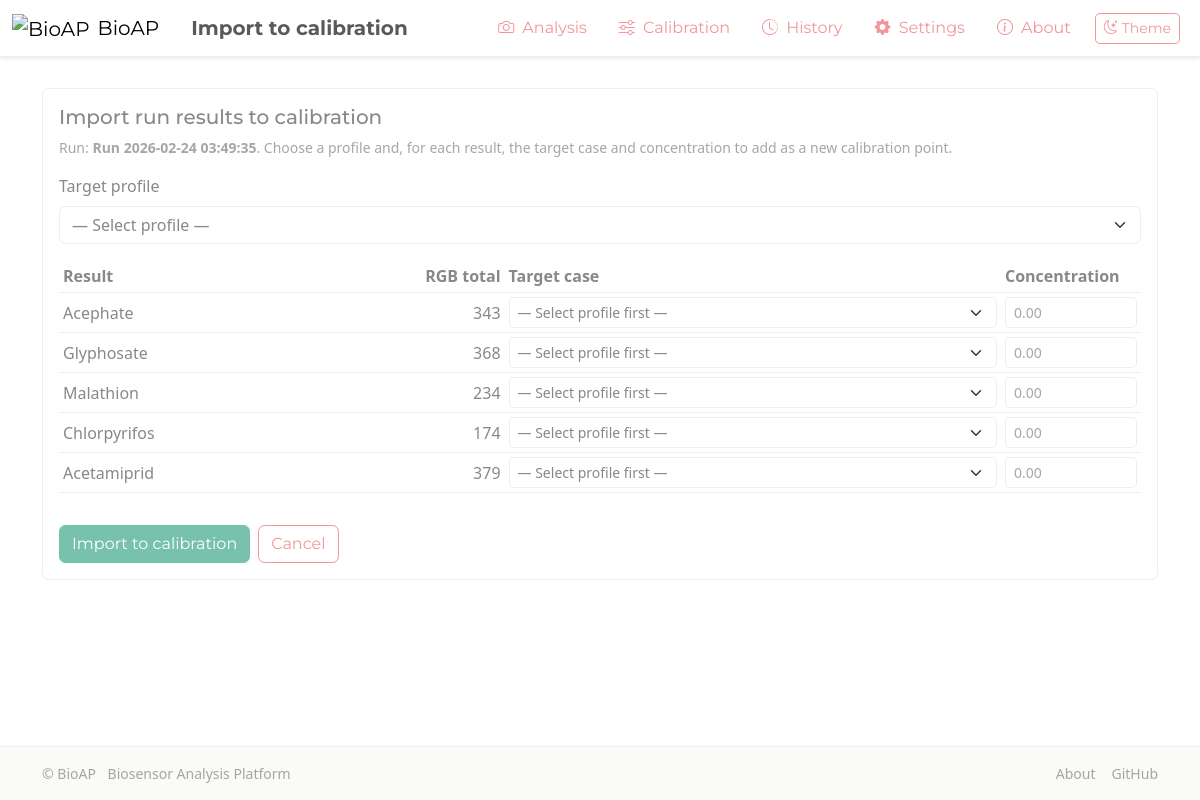
The page /history/2/import-to-calibration on the database its author committed.
### app/models/run.py (models this page shows)
class Run(db.Model):
    __tablename__ = 'run'
    id = db.Column(db.Integer, primary_key=True)
    profile_id = db.Column(db.Integer, db.ForeignKey('calibration_profile.id'), nullable=False)
    mode = db.Column(db.String(20), nullable=False)  # 'default' | 'customize' | 'scientific'
    name = db.Column(db.String(200), nullable=False)
    created_at = db.Column(db.DateTime, default=datetime.utcnow, nullable=False)
    image_path = db.Column(db.String(500), nullable=False)
    used_normalization = db.Column(db.Boolean, default=False, nullable=False)
    background_point_x = db.Column(db.Integer, default=0, nullable=False)
    background_point_y = db.Column(db.Integer, default=0, nullable=False)
    sampling_scheme = db.Column(db.String(50), default='5-pixel', nullable=False)
    profile = db.relationship('CalibrationProfile')

class RunResult(db.Model):
    __tablename__ = 'run_result'
    id = db.Column(db.Integer, primary_key=True)
    run_id = db.Column(db.Integer, db.ForeignKey('run.id'), nullable=False)
    pesticide_key = db.Column(db.String(50), nullable=False)
    pixel_x = db.Column(db.Integer, nullable=False)
    pixel_y = db.Column(db.Integer, nullable=False)
    rgb_sum = db.Column(db.Integer, nullable=False)
    concentration = db.Column(db.Float, nullable=False)
    level = db.Column(db.String(20), nullable=False)  # 'Low' | 'Medium' | 'High' | 'Out of range'
    scientific_data = db.Column(db.Text, nullable=True)  # JSON: {rgb, hex, hsv, hsl} for scientific mode
    run = db.relationship('Run', backref=db.backref('results', lazy=True, cascade="all, delete-orphan"))

### app/models/profile.py (models this page shows)
class Pesticide(db.Model):
    __tablename__ = 'pesticide'
    id = db.Column(db.Integer, primary_key=True)
    profile_id = db.Column(db.Integer, db.ForeignKey('calibration_profile.id'), nullable=False)
    key = db.Column(db.String(50), nullable=False)
    display_name = db.Column(db.String(100), nullable=False)
    order_index = db.Column(db.Integer, default=0, nullable=False)
    active = db.Column(db.Boolean, default=True, nullable=False)
    profile = db.relationship('CalibrationProfile', backref=db.backref('pesticides', lazy=True, cascade="all, delete-orphan"))

### app/routes/history.py (the view, shortened to what this page needs)
@bp.route('/<int:run_id>/import-to-calibration', methods=['GET', 'POST'])
def import_to_calibration(run_id: int):
    run = Run.query.get_or_404(run_id)
    results = []
    if run.mode == 'scientific':
        for rr in run.results:
            name = rr.pesticide_key.replace('point_', 'Point ') if rr.pesticide_key.startswith('point_') else rr.pesticide_key
            results.append({
                "index": len(results),
                "pesticide_key": rr.pesticide_key,
                "pesticide_name": name,
                "rgb_sum": rr.rgb_sum,
            })
    else:
        key_to_name = {}
        if run.profile_id:
            for p in Pesticide.query.filter_by(profile_id=run.profile_id).all():
                key_to_name[p.key] = p.display_name
        for rr in run.results:
            results.append({
                "index": len(results),
                "pesticide_key": rr.pesticide_key,
                "pesticide_name": key_to_name.get(rr.pesticide_key, rr.pesticide_key),
                "rgb_sum": rr.rgb_sum,
            })
    if not results:
        flash('This run has no results to import.', 'warning')
        return redirect(url_for('history.history_detail', run_id=run_id))
    all_profiles = CalibrationProfile.query.order_by(CalibrationProfile.created_at.asc()).all()
    profile_pesticides = {}
    for prof in all_profiles:
        profile_pesticides[prof.id] = [
            {"id": p.id, "key": p.key, "display_name": p.display_name}
            for p in Pesticide.query.filter_by(profile_id=prof.id).order_by(Pesticide.order_index.asc()).all()
        ]
    return render_template('import_to_calibration.html', title="Import to calibration", run=run, results=results, all_profiles=all_profiles, profile_pesticides=profile_pesticides)

### templates/import_to_calibration.html (shortened to what this page needs)
{% extends 'base.html' %}
{% block content %}
  <div class="card">
    <div class="card-body">
      <h5 class="card-title mb-2">Import run results to calibration</h5>
      <p class="text-muted small mb-3">Run: <strong>{{ run.name }}</strong>. Choose a profile and, for each result, the target case and concentration to add as a new calibration point.</p>
      <form method="post" action="{{ url_for('history.import_to_calibration', run_id=run.id) }}">
        <div class="mb-3">
          <label class="form-label">Target profile</label>
          <select name="profile_id" id="profile_id" class="form-select" required>
            <option value="">— Select profile —</option>
          </select>
        </div>
        <div class="table-responsive">
          <table class="table table-sm align-middle">
            <thead>
              <tr>
                <th>Result</th>
                <th class="text-end">RGB total</th>
                <th>Target case</th>
                <th style="width: 140px;">Concentration</th>
              </tr>
            </thead>
            <tbody>
              {% for r in results %}
              <tr>
                <td>{{ r.pesticide_name }}</td>
                <td class="text-end">{{ r.rgb_sum }}</td>
                <td>
                  <select name="target_pesticide_id-{{ r.index }}" class="form-select form-select-sm target-case-select" data-index="{{ r.index }}">
                    <option value="">— Select profile first —</option>
                  </select>
                </td>
                <td>
                  <input type="number" step="0.01" name="concentration-{{ r.index }}" class="form-control form-control-sm" placeholder="0.00">
                </td>
              </tr>
              {% endfor %}
            </tbody>
          </table>
        </div>
        <div class="d-flex gap-2 mt-3">
          <button type="submit" class="btn btn-primary">Import to calibration</button>
          <a href="{{ url_for('history.history_detail', run_id=run.id) }}" class="btn btn-outline-secondary">Cancel</a>
        </div>
      </form>
    </div>
  </div>
{% endblock %}

### static/css/theme.css (style rules this page uses)
:root { --ag-surface: #FFFFFF; --ag-surface-subtle: #FAFAF7; --ag-navbar-bg: #FFFFFF; --ag-navbar-border: var(--bs-border-color); }
:root { --pg-bottom-space: 4rem; }
.card { background-color: var(--ag-surface); border-color: var(--bs-border-color); }
.table { --bs-table-bg: transparent; --bs-table-color: inherit; --bs-table-border-color: var(--bs-border-color); }

### templates/base.html (style rules this page uses)
body { background-color: var(--bs-body-bg); color: var(--bs-body-color); padding-top: 64px; }

### rows shown on the page
Run: name "Run 2026-02-24 03:49:35"
Pesticide: pesticide_name "Acephate"
RunResult: rgb_sum "343"
Pesticide: pesticide_name "Glyphosate"
RunResult: rgb_sum "368"
Pesticide: pesticide_name "Malathion"
Pesticide: pesticide_name "Chlorpyrifos"
Pesticide: pesticide_name "Acetamiprid"
RunResult: rgb_sum "379"

### other values the page prints
{{ page_title }} "Import to calibration"
{{ r.rgb_sum }} "234" "174"
